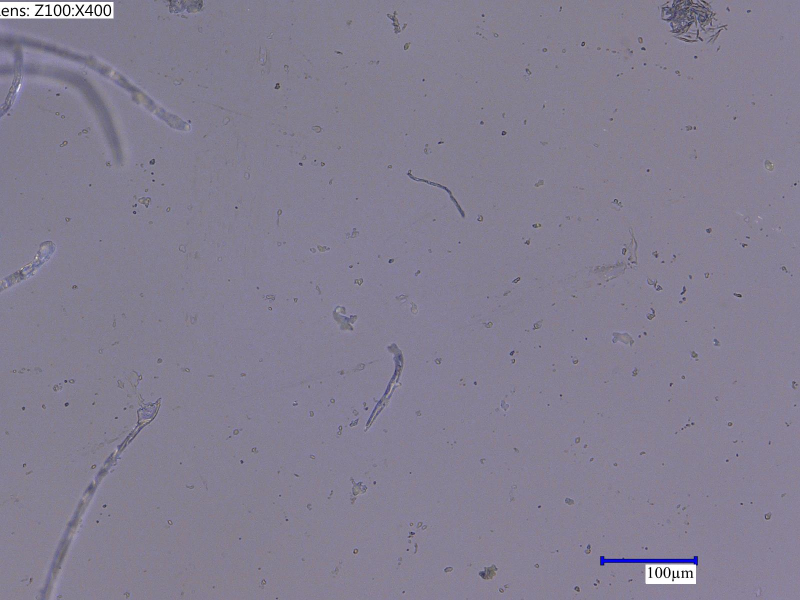
#> input picture hair widths/data/1.jpg, 1600 x 1200 px, found by its file name (shown at 1/2 size)
$ python EdgeDetection.py
#> lines starting #> are read from the running program, lines starting #| are printed output that depends on the picture
import cv2
import numpy as np

def nothing(x):
    pass

def edge_detection_gui(image_path):
#> called with image_path = 'hair widths/data/1.jpg'
    img = cv2.imread(image_path, cv2.IMREAD_GRAYSCALE)
#> img: shape (1200, 1600); min 0, max 255, mean 130.5
    if img is None:
        print("Failed to load image.")
        return

    cv2.namedWindow('Canny Edge Detector', cv2.WINDOW_NORMAL)
    cv2.resizeWindow('Canny Edge Detector', 800, 400)

    # Create trackbars
    cv2.createTrackbar('Lower', 'Canny Edge Detector', 50, 500, nothing)
    cv2.createTrackbar('Upper', 'Canny Edge Detector', 150, 500, nothing)
    cv2.createTrackbar('Canny On/Off', 'Canny Edge Detector', 1, 1, nothing)

    while True:
        lower = cv2.getTrackbarPos('Lower', 'Canny Edge Detector')
        upper = cv2.getTrackbarPos('Upper', 'Canny Edge Detector')
        toggle = cv2.getTrackbarPos('Canny On/Off', 'Canny Edge Detector')

        if toggle == 1:
            edges = cv2.Canny(img, lower, upper)
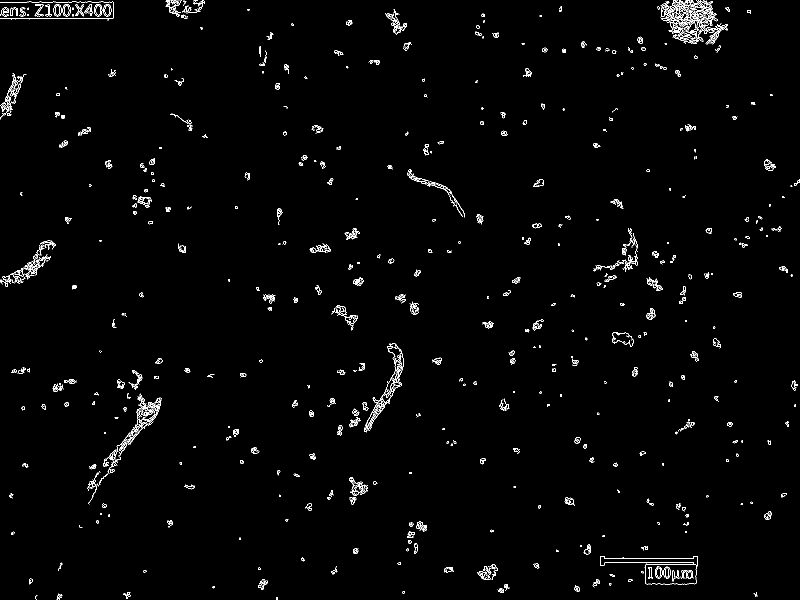
#> edges: shape (1200, 1600) (shown at 1/2 size); 1.5% white in thin lines or dots
            display = np.hstack((img, edges))
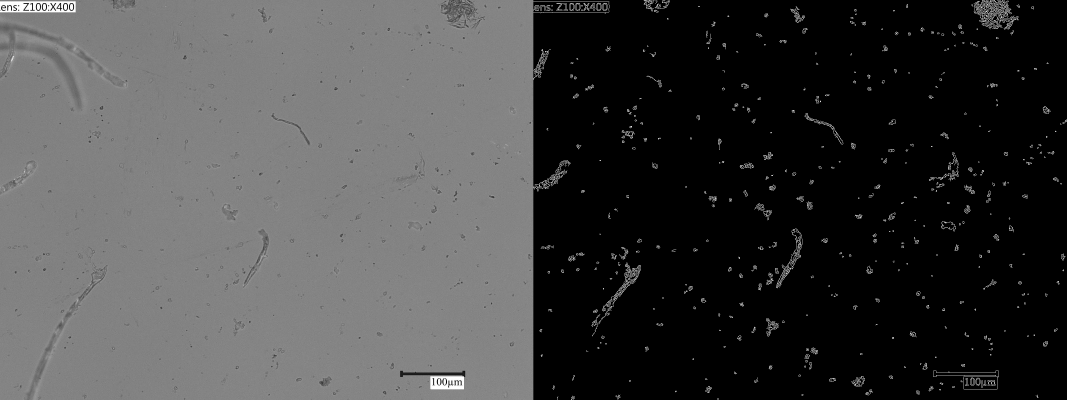
#> display: shape (1200, 3200) (shown at 1/3 size); min 0, max 255, mean 67.1
        else:
            display = np.hstack((img, img))

        cv2.imshow('Canny Edge Detector', display)

        key = cv2.waitKey(1) & 0xFF
#> (key Esc is pressed here)
        if key == 27:  # ESC to exit
            break

    cv2.destroyAllWindows()

def get_hair_contours(image_path, lower=50, upper=150):
    img = cv2.imread(image_path, cv2.IMREAD_GRAYSCALE)
    if img is None:
        print("Failed to load image.")
        return []
    edges = cv2.Canny(img, lower, upper)
    # Find contours from edges
    contours, _ = cv2.findContours(edges, cv2.RETR_EXTERNAL, cv2.CHAIN_APPROX_SIMPLE)
    return contours

# Example usage
edge_detection_gui("hair widths/data/1.jpg")  # Replace with your image path
